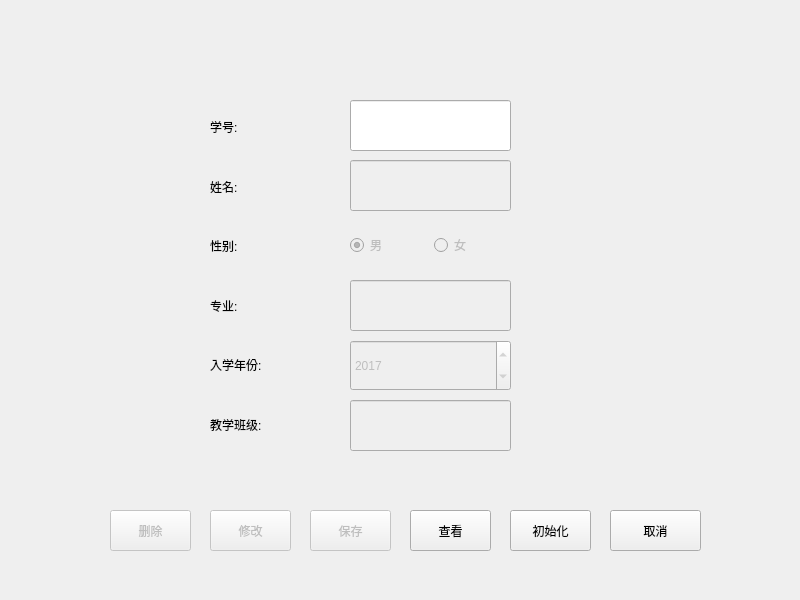
<?xml version="1.0" encoding="UTF-8"?>
<ui version="4.0">
 <class>read_student_Dialog</class>
 <widget class="QDialog" name="read_student_Dialog">
  <property name="geometry">
   <rect>
    <x>0</x>
    <y>0</y>
    <width>800</width>
    <height>600</height>
   </rect>
  </property>
  <property name="windowTitle">
   <string>查看/修改/删除 学生信息</string>
  </property>
  <widget class="QLineEdit" name="num">
   <property name="geometry">
    <rect>
     <x>350</x>
     <y>100</y>
     <width>161</width>
     <height>51</height>
    </rect>
   </property>
  </widget>
  <widget class="QLineEdit" name="major">
   <property name="enabled">
    <bool>false</bool>
   </property>
   <property name="geometry">
    <rect>
     <x>350</x>
     <y>280</y>
     <width>161</width>
     <height>51</height>
    </rect>
   </property>
   <property name="readOnly">
    <bool>false</bool>
   </property>
  </widget>
  <widget class="QLineEdit" name="name">
   <property name="enabled">
    <bool>false</bool>
   </property>
   <property name="geometry">
    <rect>
     <x>350</x>
     <y>160</y>
     <width>161</width>
     <height>51</height>
    </rect>
   </property>
   <property name="readOnly">
    <bool>false</bool>
   </property>
  </widget>
  <widget class="QSpinBox" name="year">
   <property name="enabled">
    <bool>false</bool>
   </property>
   <property name="geometry">
    <rect>
     <x>350</x>
     <y>340</y>
     <width>161</width>
     <height>51</height>
    </rect>
   </property>
   <property name="suffix">
    <string/>
   </property>
   <property name="prefix">
    <string/>
   </property>
   <property name="minimum">
    <number>2000</number>
   </property>
   <property name="maximum">
    <number>2049</number>
   </property>
   <property name="value">
    <number>2017</number>
   </property>
  </widget>
  <widget class="QLineEdit" name="teach_class">
   <property name="enabled">
    <bool>false</bool>
   </property>
   <property name="geometry">
    <rect>
     <x>350</x>
     <y>400</y>
     <width>161</width>
     <height>51</height>
    </rect>
   </property>
  </widget>
  <widget class="QWidget" name="layoutWidget">
   <property name="geometry">
    <rect>
     <x>210</x>
     <y>100</y>
     <width>121</width>
     <height>351</height>
    </rect>
   </property>
   <layout class="QVBoxLayout" name="verticalLayout">
    <item>
     <widget class="QLabel" name="label_num">
      <property name="text">
       <string>学号:</string>
      </property>
     </widget>
    </item>
    <item>
     <widget class="QLabel" name="label_name">
      <property name="text">
       <string>姓名:</string>
      </property>
     </widget>
    </item>
    <item>
     <widget class="QLabel" name="label_sex">
      <property name="text">
       <string>性别:</string>
      </property>
     </widget>
    </item>
    <item>
     <widget class="QLabel" name="label_major">
      <property name="text">
       <string>专业:</string>
      </property>
     </widget>
    </item>
    <item>
     <widget class="QLabel" name="label_year">
      <property name="text">
       <string>入学年份:</string>
      </property>
     </widget>
    </item>
    <item>
     <widget class="QLabel" name="label_class">
      <property name="text">
       <string>教学班级:</string>
      </property>
     </widget>
    </item>
   </layout>
  </widget>
  <widget class="QWidget" name="layoutWidget_2">
   <property name="geometry">
    <rect>
     <x>350</x>
     <y>230</y>
     <width>161</width>
     <height>31</height>
    </rect>
   </property>
   <layout class="QHBoxLayout" name="horizontalLayout">
    <item>
     <widget class="QRadioButton" name="male">
      <property name="enabled">
       <bool>false</bool>
      </property>
      <property name="text">
       <string>男</string>
      </property>
      <property name="checkable">
       <bool>true</bool>
      </property>
      <property name="checked">
       <bool>true</bool>
      </property>
     </widget>
    </item>
    <item>
     <widget class="QRadioButton" name="female">
      <property name="enabled">
       <bool>false</bool>
      </property>
      <property name="text">
       <string>女</string>
      </property>
      <property name="checkable">
       <bool>true</bool>
      </property>
     </widget>
    </item>
   </layout>
  </widget>
  <widget class="QPushButton" name="change">
   <property name="enabled">
    <bool>false</bool>
   </property>
   <property name="geometry">
    <rect>
     <x>210</x>
     <y>510</y>
     <width>81</width>
     <height>41</height>
    </rect>
   </property>
   <property name="text">
    <string>修改</string>
   </property>
  </widget>
  <widget class="QPushButton" name="save">
   <property name="enabled">
    <bool>false</bool>
   </property>
   <property name="geometry">
    <rect>
     <x>310</x>
     <y>510</y>
     <width>81</width>
     <height>41</height>
    </rect>
   </property>
   <property name="text">
    <string>保存</string>
   </property>
  </widget>
  <widget class="QPushButton" name="_delete">
   <property name="enabled">
    <bool>false</bool>
   </property>
   <property name="geometry">
    <rect>
     <x>110</x>
     <y>510</y>
     <width>81</width>
     <height>41</height>
    </rect>
   </property>
   <property name="text">
    <string>删除</string>
   </property>
   <property name="checkable">
    <bool>false</bool>
   </property>
  </widget>
  <widget class="QPushButton" name="read">
   <property name="geometry">
    <rect>
     <x>410</x>
     <y>510</y>
     <width>81</width>
     <height>41</height>
    </rect>
   </property>
   <property name="text">
    <string>查看</string>
   </property>
  </widget>
  <widget class="QPushButton" name="cancel">
   <property name="geometry">
    <rect>
     <x>610</x>
     <y>510</y>
     <width>91</width>
     <height>41</height>
    </rect>
   </property>
   <property name="text">
    <string>取消</string>
   </property>
  </widget>
  <widget class="QPushButton" name="initialize">
   <property name="geometry">
    <rect>
     <x>510</x>
     <y>510</y>
     <width>81</width>
     <height>41</height>
    </rect>
   </property>
   <property name="text">
    <string>初始化</string>
   </property>
  </widget>
 </widget>
 <resources/>
 <connections>
  <connection>
   <sender>cancel</sender>
   <signal>clicked()</signal>
   <receiver>read_student_Dialog</receiver>
   <slot>reject()</slot>
   <hints>
    <hint type="sourcelabel">
     <x>653</x>
     <y>518</y>
    </hint>
    <hint type="destinationlabel">
     <x>622</x>
     <y>537</y>
    </hint>
   </hints>
  </connection>
 </connections>
</ui>
